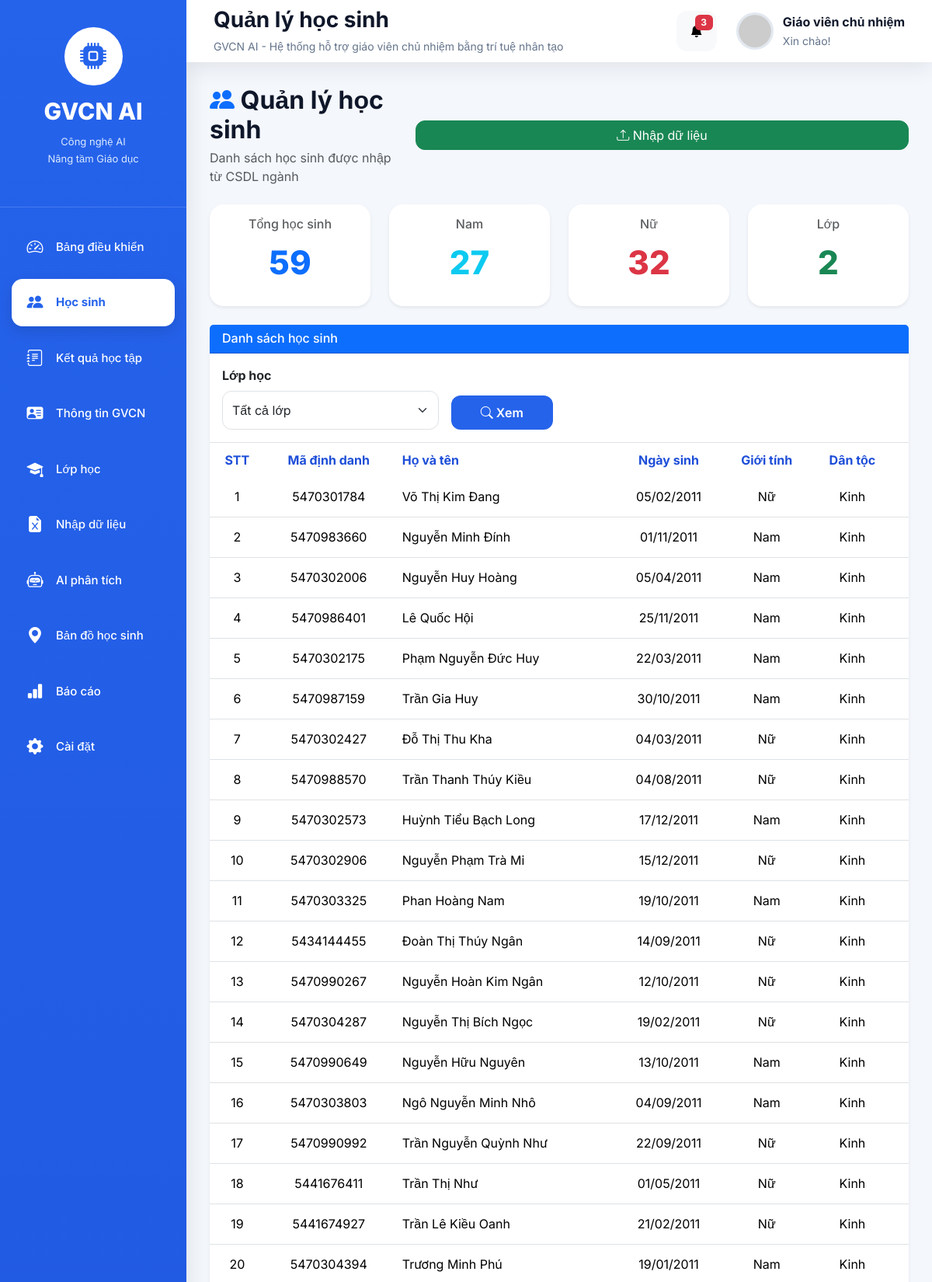
/students (upper part), run on the app's committed database.
### tables this page shows
CREATE TABLE students(

        id INTEGER PRIMARY KEY AUTOINCREMENT,

        ma_dinh_danh TEXT UNIQUE,

        ho_ten TEXT,

        ngay_sinh TEXT,

        gioi_tinh TEXT,

        dan_toc TEXT,

        noi_sinh TEXT,

        dia_chi TEXT,

        lop TEXT,

        trang_thai TEXT,

        ngay_cap_nhat TEXT

    );

### app.py (the view, shortened to what this page needs)
@app.route("/students")
def students():
    conn = get_connection()
    classes = conn.execute("""

        SELECT DISTINCT lop

        FROM students

        WHERE lop IS NOT NULL
          AND lop <> ''

        ORDER BY lop

    """).fetchall()
    lop = request.args.get("lop", "")
    if lop == "":
        students = conn.execute("""

            SELECT *

            FROM students

            ORDER BY lop, ho_ten

        """).fetchall()
    conn.close()
    students = sort_students(students)
    return render_template(
        "students.html",
        students=students,
        classes=classes,
        selected_class=lop,
        page_title="Quản lý học sinh",
        active_page="students"
    )

### modules/database.py (called while the page is built)
def get_connection():
    conn = sqlite3.connect(DATABASE)
    conn.row_factory = sqlite3.Row
    return conn

### modules/sort_helper.py (called while the page is built)
def normalize_text(text):
    if text is None:
        return ""
    text = str(text).strip().lower()
    text = unicodedata.normalize("NFD", text)
    text = "".join(
        c for c in text
        if unicodedata.category(c) != "Mn"
    )
    text = text.replace("đ", "d")
    text = text.replace("Đ", "D")
    return text

def split_name(full_name):
    if full_name is None:
        return "", ""
    full_name = str(full_name).strip()
    if full_name == "":
        return "", ""
    words = full_name.split()
    ten = words[-1]
    ho_dem = " ".join(words[:-1])
    return (
        normalize_text(ten),
        normalize_text(ho_dem)
    )

def sort_students(data):
    return sorted(
        data,
        key=lambda s: (
            normalize_text(s["lop"] or ""),
            split_name(s["ho_ten"] or "")[0],
            split_name(s["ho_ten"] or "")[1]
        )
    )

### templates/students.html (shortened to what this page needs)
{% extends "layout.html" %}
{% block content %}
<div class="d-flex flex-column flex-lg-row justify-content-between align-items-start align-items-lg-center gap-3 mb-4">
    <div>
        <h2 class="fw-bold mb-1">
            <i class="bi bi-people-fill text-primary"></i>
            Quản lý học sinh
        </h2>
        <p class="text-muted mb-0">
            Danh sách học sinh được nhập từ CSDL ngành
        </p>
    </div>
    <div class="w-100 w-lg-auto">
    <a
        href="/upload"
        class="btn btn-success w-100">
            <i class="bi bi-upload"></i>
            Nhập dữ liệu
        </a>
    </div>
</div>
<div class="row g-4 mb-4">
    <div class="col-12 col-sm-6 col-xl-3">
        <div class="card shadow-sm">
            <div class="card-body text-center">
                <h6 class="text-muted">
                    Tổng học sinh
                </h6>
                <h2 class="text-primary">
                    {{ students|length }}
                </h2>
            </div>
        </div>
    </div>
    <div class="col-12 col-sm-6 col-xl-3">
        <div class="card shadow-sm">
            <div class="card-body text-center">
                <h6 class="text-muted">
                    Nam
                </h6>
                <h2 class="text-info">
                    {{ students|selectattr("gioi_tinh","equalto","Nam")|list|length }}
                </h2>
            </div>
        </div>
    </div>
    <div class="col-12 col-sm-6 col-xl-3">
        <div class="card shadow-sm">
            <div class="card-body text-center">
                <h6 class="text-muted">
                    Nữ
                </h6>
                <h2 class="text-danger">
                    {{ students|selectattr("gioi_tinh","equalto","Nữ")|list|length }}
                </h2>
            </div>
        </div>
    </div>
    <div class="col-12 col-sm-6 col-xl-3">
        <div class="card shadow-sm">
            <div class="card-body text-center">
                <h6 class="text-muted">
                    Lớp
                </h6>
                <h2 class="text-success">
                    {{ students|map(attribute='lop')|unique|list|length }}
                </h2>
            </div>
        </div>
    </div>
</div>
<div class="card shadow-sm">
    <div class="card-header bg-primary text-white">
        <h5 class="mb-0">
            Danh sách học sinh
        </h5>
    </div>
<div class="card-body border-bottom">
    <form method="get" class="row g-3 align-items-end">
        <div class="col-md-4">
            <label class="form-label fw-bold">
                Lớp học
            </label>
            <select
                name="lop"
                class="form-select">
                <option value="">
                    Tất cả lớp
                </option>
            </select>
        </div>
        <div class="col-md-2">
            <button
                type="submit"
                class="btn btn-primary w-100">
                <i class="bi bi-search"></i>
                Xem
            </button>
        </div>
    </form>
</div>
    <div class="table-responsive">
        <table class="table table-hover align-middle mb-0">
            <thead>
                <tr>
                    <th>STT</th>
                    <th>Mã định danh</th>
                    <th>Họ và tên</th>
                    <th>Ngày sinh</th>
                    <th>Giới tính</th>
                    <th>Dân tộc</th>
                    <th>Lớp</th>
                </tr>
            </thead>
            <tbody>
                {% if students %}
                    {% for student in students %}
                    <tr>
                        <td>
                            {{ loop.index }}
                        </td>
                        <td>
                            {{ student.ma_dinh_danh }}
                        </td>
                        <td>
                            {{ student.ho_ten }}
                        </td>
                        <td>
                            {{ student.ngay_sinh }}
                        </td>
                        <td>
                            {{ student.gioi_tinh }}
                        </td>
                        <td>
                            {{ student.dan_toc }}
                        </td>
                        <td>
                        </td>
                    </tr>
                    {% endfor %}
                {% endif %}
            </tbody>
        </table>
    </div>
</div>
{% endblock %}

### static/css/style.css (style rules this page uses)
* { margin:0; padding:0; box-sizing:border-box; }
:root { --primary:#2563eb; --primary-dark:#1d4ed8; --success:#16a34a; --warning:#f59e0b; --danger:#dc2626; --purple:#7c3aed; --bg:#f4f7fc; --white:#ffffff; --text:#0f172a; --text-light:#64748b; --radius:18px; --shadow: 0 8px 25px rgba(15,23,42,.08); }
html { scroll-behavior:smooth; }
body { font-family:'Inter',sans-serif; background:var(--bg); color:var(--text); overflow-x:auto; }
.card { border:none; border-radius:var(--radius); box-shadow:var(--shadow); transition:.25s; }
.card h2 { font-size:42px; font-weight:800; margin:15px 0; }
.card h5 { color:var(--text-light); font-size:16px; }
.table { margin-bottom:0; vertical-align:middle; }
.table thead { background:#eff6ff; }
.table th { color:var(--primary-dark); font-weight:700; border:none; padding:10px 12px; }
.table td { padding:10px 12px; }
.table tbody tr { transition:.2s; }
.btn-primary { background:var(--primary); border:none; border-radius:12px; padding:10px 18px; font-weight:600; }
.btn-success { border-radius:12px; }
.form-select { border-radius:12px; padding:12px; }
.card-header[class*="bg-"] { color:#fff !important; }
.card-header[class*="bg-"] h1, .card-header[class*="bg-"] h2, .card-header[class*="bg-"] h3, .card-header[class*="bg-"] h4, .card-header[class*="bg-"] h5, .card-header[class*="bg-"] h6, .card-header[class*="bg-"] p, .card-header[class*="bg-"] span, .card-header[class*="bg-"] strong, .card-header[class*="bg-"] small, .card-header[class*="bg-"] i { color:#fff !important; }
.table th, .table td { white-space:nowrap; text-align:center; vertical-align:middle; }
.table td:nth-child(3), .table th:nth-child(3) { text-align:left; min-width:220px; }
.table td:nth-child(2), .table th:nth-child(2) { min-width:130px; }
.table-responsive { overflow-x: auto; overflow-y: hidden; white-space: nowrap; width: 100%; }
.table { width:100%; min-width:1200px; }

### data on the page
students: ma_dinh_danh "5470301784", ho_ten "Võ Thị Kim Đang", ngay_sinh "05/02/2011", gioi_tinh "Nữ", dan_toc "Kinh"
students: ma_dinh_danh "5470983660", ho_ten "Nguyễn Minh Đính", ngay_sinh "01/11/2011", gioi_tinh "Nam", dan_toc "Kinh"
students: ma_dinh_danh "5470302006", ho_ten "Nguyễn Huy Hoàng", ngay_sinh "05/04/2011", gioi_tinh "Nam", dan_toc "Kinh"
students: ma_dinh_danh "5470986401", ho_ten "Lê Quốc Hội", ngay_sinh "25/11/2011", gioi_tinh "Nam", dan_toc "Kinh"
students: ma_dinh_danh "5470302175", ho_ten "Phạm Nguyễn Đức Huy", ngay_sinh "22/03/2011", gioi_tinh "Nam", dan_toc "Kinh"
students: ma_dinh_danh "5470987159", ho_ten "Trần Gia Huy", ngay_sinh "30/10/2011", gioi_tinh "Nam", dan_toc "Kinh"
students: ma_dinh_danh "5470302427", ho_ten "Đỗ Thị Thu Kha", ngay_sinh "04/03/2011", gioi_tinh "Nữ", dan_toc "Kinh"
students: ma_dinh_danh "5470988570", ho_ten "Trần Thanh Thúy Kiều", ngay_sinh "04/08/2011", gioi_tinh "Nữ", dan_toc "Kinh"
students: ma_dinh_danh "5470302573", ho_ten "Huỳnh Tiểu Bạch Long", ngay_sinh "17/12/2011", gioi_tinh "Nam", dan_toc "Kinh"
students: ma_dinh_danh "5470302906", ho_ten "Nguyễn Phạm Trà Mi", ngay_sinh "15/12/2011", gioi_tinh "Nữ", dan_toc "Kinh"
students: ma_dinh_danh "5470303325", ho_ten "Phan Hoàng Nam", ngay_sinh "19/10/2011", gioi_tinh "Nam", dan_toc "Kinh"
students: ma_dinh_danh "5434144455", ho_ten "Đoàn Thị Thúy Ngân", ngay_sinh "14/09/2011", gioi_tinh "Nữ", dan_toc "Kinh"
students: ma_dinh_danh "5470990267", ho_ten "Nguyễn Hoàn Kim Ngân", ngay_sinh "12/10/2011", gioi_tinh "Nữ", dan_toc "Kinh"
students: ma_dinh_danh "5470304287", ho_ten "Nguyễn Thị Bích Ngọc", ngay_sinh "19/02/2011", gioi_tinh "Nữ", dan_toc "Kinh"
students: ma_dinh_danh "5470990649", ho_ten "Nguyễn Hữu Nguyên", ngay_sinh "13/10/2011", gioi_tinh "Nam", dan_toc "Kinh"
students: ma_dinh_danh "5470303803", ho_ten "Ngô Nguyễn Minh Nhô", ngay_sinh "04/09/2011", gioi_tinh "Nam", dan_toc "Kinh"
students: ma_dinh_danh "5470990992", ho_ten "Trần Nguyễn Quỳnh Như", ngay_sinh "22/09/2011", gioi_tinh "Nữ", dan_toc "Kinh"
students: ma_dinh_danh "5441676411", ho_ten "Trần Thị Như", ngay_sinh "01/05/2011", gioi_tinh "Nữ", dan_toc "Kinh"
students: ma_dinh_danh "5441674927", ho_ten "Trần Lê Kiều Oanh", ngay_sinh "21/02/2011", gioi_tinh "Nữ", dan_toc "Kinh"
students: ma_dinh_danh "5470304394", ho_ten "Trương Minh Phú", ngay_sinh "19/01/2011", gioi_tinh "Nam", dan_toc "Kinh"

### other printed values
{{ page_title }} "Quản lý học sinh"
{{ students|length }} "59"
{{ students|selectattr("gioi_tinh","equalto","Nam")|list|length }} "27"
{{ students|selectattr("gioi_tinh","equalto","Nữ")|list|length }} "32"
{{ students|map(attribute='lop')|unique|list|length }} "2"
